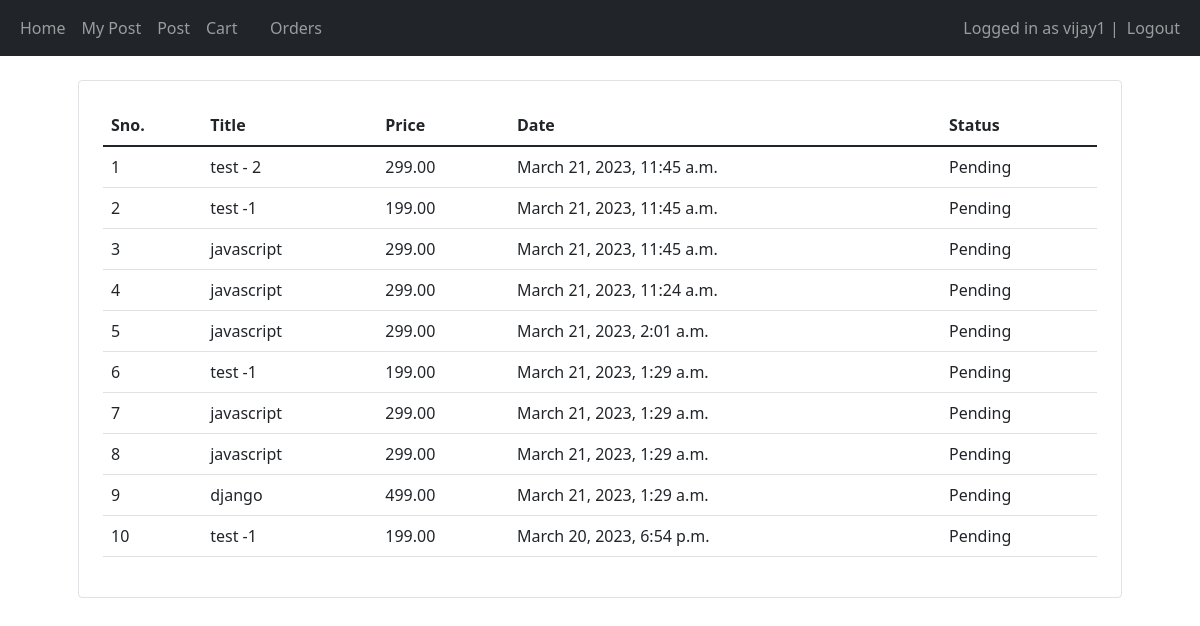
Before: /myorder/ (signed in) with the older database file.
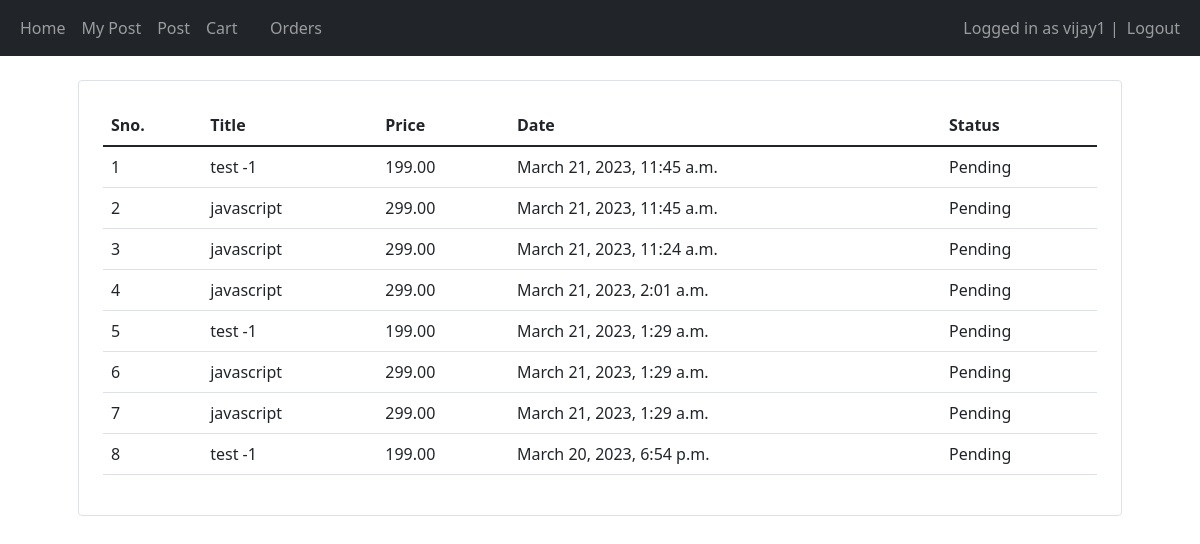
After: the same page with the newer database file.
### main/models.py (models this page shows, shortened)
class Order(models.Model):
    author = models.ForeignKey(User, on_delete=models.CASCADE)
    post = models.ForeignKey(Post, on_delete=models.CASCADE)
    total = models.DecimalField(max_digits=9, decimal_places=2, default=99, null=False, blank=False)
    address = models.CharField (max_length=50, default='', blank=True)
    phone = models.CharField (max_length=50, default='', blank=True)
    created_at = models.DateTimeField()
    status = models.BooleanField(default=False)

class Post(models.Model):
    author = models.ForeignKey(User, on_delete=models.CASCADE)
    title = models.CharField(max_length=200)
    description = models.TextField()
    amount = models.DecimalField(max_digits=7, decimal_places=2, default=99, null=False, blank=False)
    created_at = models.DateTimeField(auto_now_add=True)
    updated_at = models.DateTimeField(auto_now=True)

### main/views.py (the view)
# urls.py: path('myorder/', views.my_order, name='my_order'),
@login_required(login_url="/login")
@permission_required("main.change_post", login_url="/login", raise_exception=True)
def my_order(request):
    uid = request.user.id
    orders = Order.objects.filter(author__id=uid).order_by("-created_at")
    return render(request, "main/my_order.html", {'orders': orders})

### main/templates/main/my_order.html (shortened to what this page needs)
{% extends 'main/base.html' %}
{% load crispy_forms_tags %}
{% block content %}
<div class="container">
    <div class="border rounded p-4 m-4">
         <table class="table">
             <thead>
                 <tr>
                     <th>Sno.</th>
                     <th>Title</th>
                     <th>Price</th>
                     <th>Date</th>
                     <th>Status</th>
                 </tr>
             </thead>
             <tbody>
                 {% for order in orders %}
                 <tr>
                     <td>{{forloop.counter}}</td>
                     <td>{{order.post.title}}</td>
                     <td>{{order.post.amount}}</td>
                     <td>{{order.created_at}}</td>
                     <td>Pending</td>
                 </tr>
                 {% empty %}
                 <P> No orders yet :( continue shoping <a href="/"> here</a> !</P>
                 {% endfor %}
             </tbody>
         </table>
    </div>
 </div>
{% endblock %}

Changed rows visible on the page:
removed Order: post "test - 2", post.amount "299.00", created_at "March 21, 2023, 11:45 a.m."
removed Order: post "django", post.amount "499.00", created_at "March 21, 2023, 1:29 a.m."
